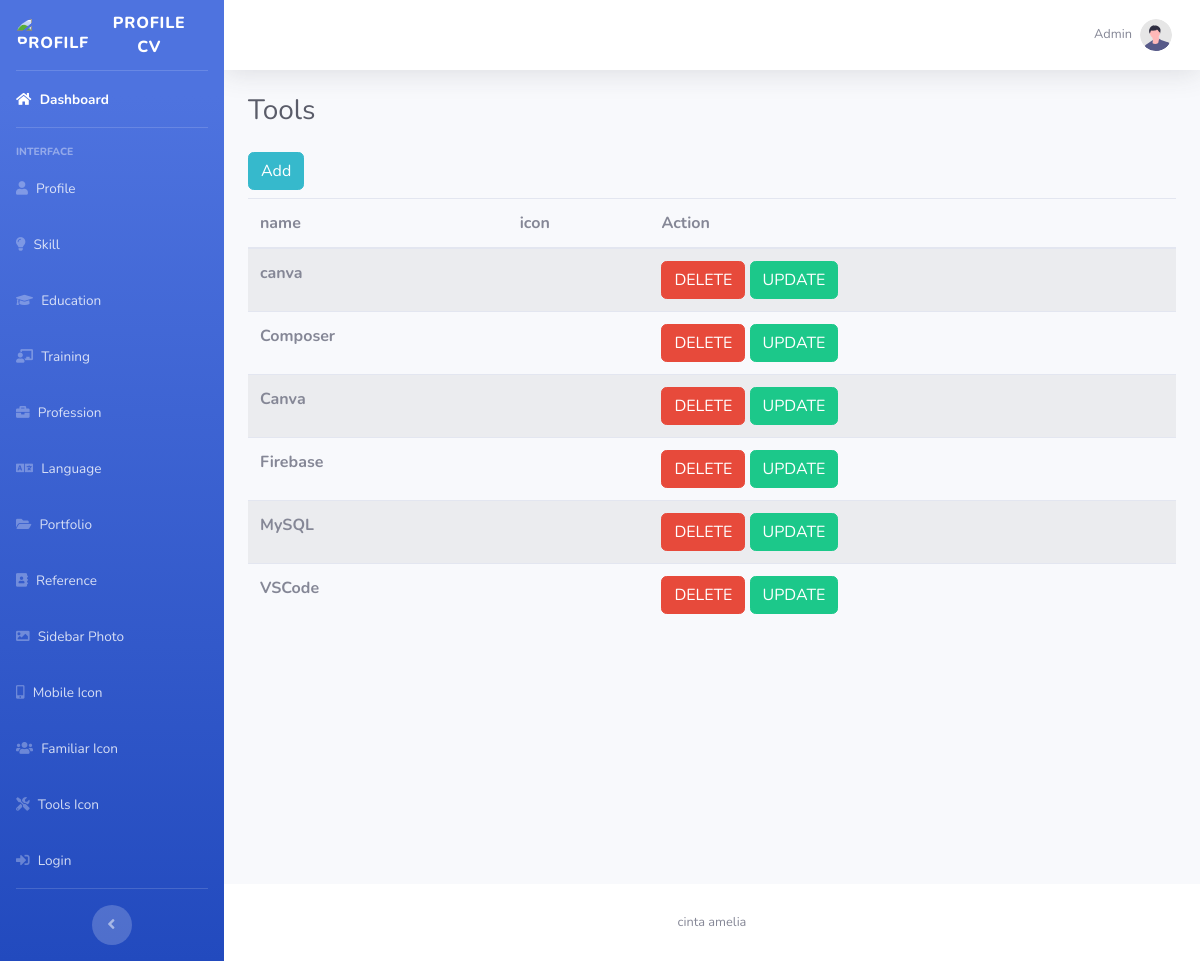
The page /sb-admin2CV/tabel_tools.php (signed in) on the database its author committed.
### tables this page shows
CREATE TABLE `tools` (
  `id_tools` int NOT NULL,
  `nama` varchar(100) NOT NULL,
  `icon` varchar(100) NOT NULL
);

### sb-admin2CV/tabel_tools.php (the view, shortened to what this page needs)
<?php
include "connection.php";
$select_tools = mysqli_query(
    $koneksi,
    "SELECT * FROM tools ORDER BY id_tools DESC");
    ?>
    <?php include "header.php" ?>
<body id="page-top">
    <div id="wrapper">
        <?php include "sidebar.php" ?>
        <div id="content-wrapper" class="d-flex flex-column">
            <div id="content">
                <?php include "topbar.php" ?>
                <div class="container-fluid">
                    <div class="d-sm-flex align-items-center justify-content-between mb-4">
                        <h1 class="h3 mb-0 text-gray-800">Tools</h1>
                    </div>
                    <a href="form_tools.php" class="btn btn-info mb-2">Add</a>
                     <table class="table table-striped">
                        <thead>
                            <tr>
                                <th scope="col">name</th>
                                <th scope="col">icon</th>
                                <th scope="col">Action</th>
                            </tr>
                        </thead>
                        <tbody>
                        <?php
                        while ($tampil = mysqli_fetch_object ($select_tools)) :
                        ?>
                          <tr>
                            <th scope="row"><?php echo
                            $tampil->nama; ?></th>
                          <td>
                          </td>
                           <td>
                            <a href="delete_tools.php?id_tools=<?php echo $tampil->id_tools; ?>" class="btn btn-danger" onclick="return confirm('Confirm to delete?')">DELETE</a>
                        <a href="update_form_tools.php?id_tools=<?php echo $tampil->id_tools; ?>" class="btn btn-success">UPDATE</a>
                           </td>
                           </tr>
        <?php endwhile ?>
                        </tbody>
                        </table>
                    </div>
            </div>
            <?php include "footer.php" ?>
        </div>
    </div>
    <?php include "bottom.php" ?>

### rows shown on the page
tools: nama "canva"
tools: nama "Composer"
tools: nama "Canva"
tools: nama "Firebase"
tools: nama "MySQL"
tools: nama "VSCode"
